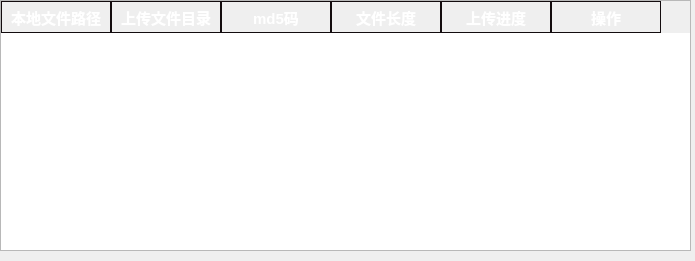
<?xml version="1.0" encoding="UTF-8"?>
<ui version="4.0">
 <class>Form</class>
 <widget class="QWidget" name="Form">
  <property name="geometry">
   <rect>
    <x>0</x>
    <y>0</y>
    <width>695</width>
    <height>261</height>
   </rect>
  </property>
  <property name="windowTitle">
   <string>Form</string>
  </property>
  <widget class="QTableWidget" name="tableWidget">
   <property name="geometry">
    <rect>
     <x>0</x>
     <y>0</y>
     <width>691</width>
     <height>251</height>
    </rect>
   </property>
   <property name="styleSheet">
    <string notr="true">/*表格的一种美化方式*/


    QHeaderView::section
{
    font-size:15px;
    font-family:&quot;Microsoft YaHei&quot;;
    text-align:left;
    min-height:30px;
    max-height:49px;
    margin-left:0px;
    padding-left:0px;
	border:1px solid #130c0e ;
	font:Bold;
	color:white;
	background-color:&quot;#426ab3&quot;;

}/*
QBrush
{
color:red;
}

QHeaderView::section
{
    font-size:20px;
    font-family:&quot;Microsoft YaHei&quot;;
    color:#FFFFFF;
    text-align:left;
    min-height:49px;
    max-height:49px;
    margin-left:0px;
    padding-left:0px;
}*/

/*background:#FFFFFF;
QTableWidget
{
    border:none;
    font-size:20px;
    font-family:&quot;Microsoft YaHei&quot;;
    color:rgb(25,35,45);
}


QTableWidget::item
{
    border-bottom:1px solid #EEF1F7 ;
	color:rgb(25,35,45);
}*/
/*
QTableWidget::item::selected
{
    color:#45b97c;
}
*/

QScrollBar::handle:vertical
{
    background: rgba(255,255,255,20%);
    border: 0px solid grey;
    border-radius:3px;
    width: 8px;
}

QScrollBar::add-page:vertical, QScrollBar::sub-page:vertical
{
    background:rgba(255,255,255,10%);
}


QScollBar::add-line:vertical, QScrollBar::sub-line:vertical
{
    background:transparent;
}
</string>
   </property>
   <attribute name="horizontalHeaderVisible">
    <bool>true</bool>
   </attribute>
   <attribute name="horizontalHeaderDefaultSectionSize">
    <number>110</number>
   </attribute>
   <attribute name="verticalHeaderVisible">
    <bool>false</bool>
   </attribute>
   <column>
    <property name="text">
     <string>本地文件路径</string>
    </property>
   </column>
   <column>
    <property name="text">
     <string>上传文件目录</string>
    </property>
   </column>
   <column>
    <property name="text">
     <string>md5码</string>
    </property>
   </column>
   <column>
    <property name="text">
     <string>文件长度</string>
    </property>
   </column>
   <column>
    <property name="text">
     <string>上传进度</string>
    </property>
   </column>
   <column>
    <property name="text">
     <string>操作</string>
    </property>
   </column>
  </widget>
 </widget>
 <resources/>
 <connections/>
</ui>
